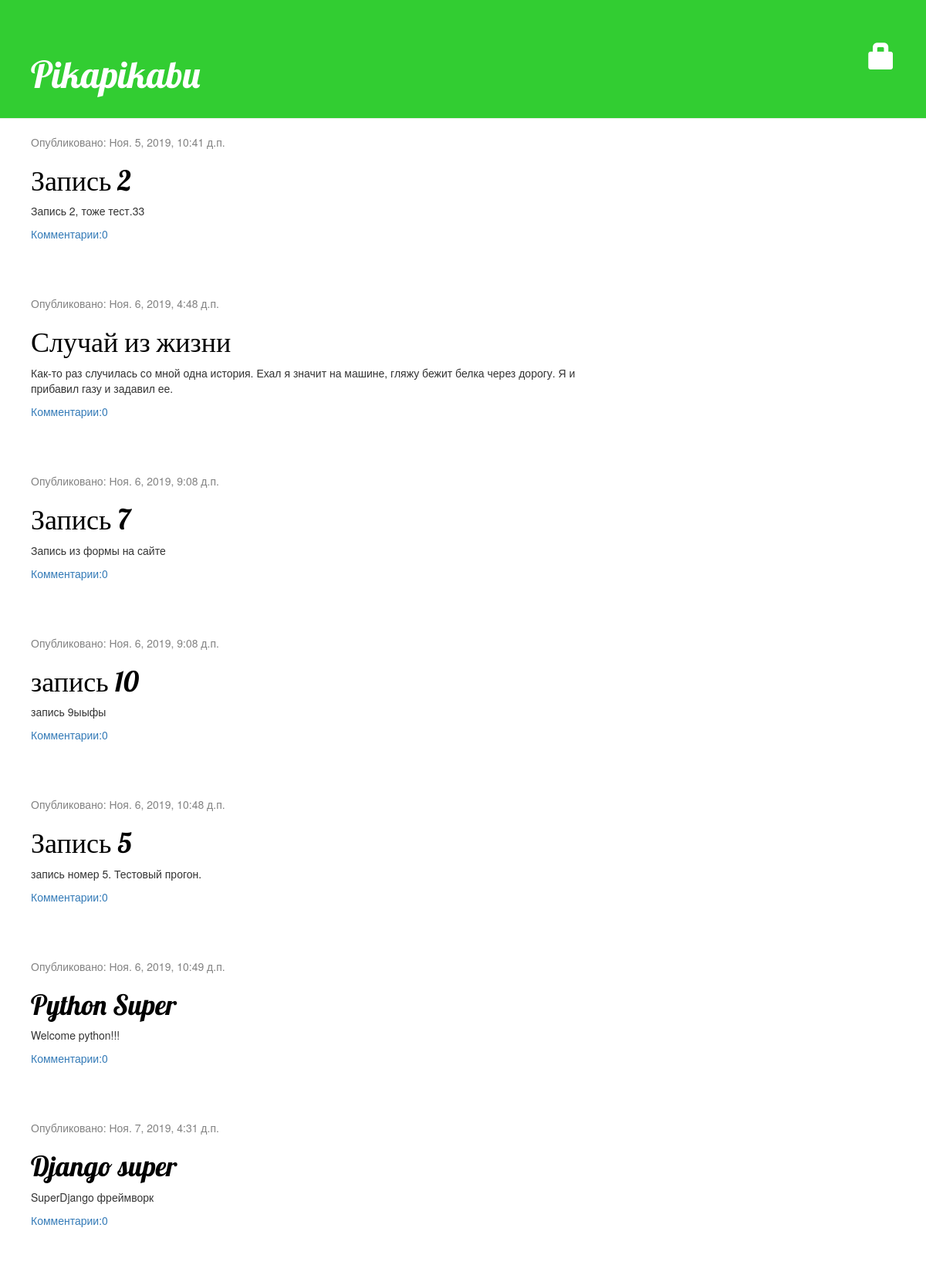
The page / on the database its author committed.
### blog/models.py (models this page shows, shortened)
class Post(models.Model):
    author = models.ForeignKey(settings.AUTH_USER_MODEL, on_delete=models.CASCADE)
    title = models.CharField(max_length=200)
    text = models.TextField()
    created_date = models.DateTimeField(default=timezone.now)
    published_date = models.DateTimeField(blank=True, null=True)

### blog/views.py (the view)
# urls.py: path('', views.post_list, name='post_list'),
def post_list(request):
    post = Post.objects.filter(published_date__lte=timezone.now()).order_by('published_date')
    return render(request, 'blog/post_list.html', {'post': post})

### blog/templates/blog/post_list.html
{% extends 'blog/base.html' %}
{% block content %}
       {% for i_post in post %}
        <div class="post">
            <div class="date">
                <p>Опубликовано: {{ i_post.published_date }}</p>
            </div>
            <h1><a href="{% url 'post_detail' pk=i_post.pk %}">{{ i_post.title }}</a></h1>
            <p>{{ i_post.text|linebreaksbr }}</p>
        <a href="{% url 'post_detail' pk=i_post.pk %}">Комментарии:{{ i_post.comments.count }}</a>
        </div>
    {% endfor %}
{% endblock %}

### blog/static/css/blog.css (style rules this page uses)
h1, h2, h3, h4 { font-family: 'Lobster', cursive; }
.date { color: #828282; }
.post { margin-bottom: 70px; }
.post h1 a, .post h1 a:visited { color: #000000; }

### rows shown on the page
Post: published_date "Ноя. 5, 2019, 10:41 д.п.", title "Запись 2", text "Запись 2, тоже тест.33", comments.count "0"
Post: published_date "Ноя. 6, 2019, 4:48 д.п.", title "Случай из жизни", text "Как-то раз случилась со мной одна история. Ехал я значит на машине, гляжу бежит белка через дорогу. Я и прибавил газу и задавил ее.", comments.count "0"
Post: published_date "Ноя. 6, 2019, 9:08 д.п.", title "Запись 7", text "Запись из формы на сайте", comments.count "0"
Post: published_date "Ноя. 6, 2019, 9:08 д.п.", title "запись 10", text "запись 9ыыфы", comments.count "0"
Post: published_date "Ноя. 6, 2019, 10:48 д.п.", title "Запись 5", text "запись номер 5. Тестовый прогон.", comments.count "0"
Post: published_date "Ноя. 6, 2019, 10:49 д.п.", title "Python Super", text "Welcome python!!!", comments.count "0"
Post: published_date "Ноя. 7, 2019, 4:31 д.п.", title "Django super", text "SuperDjango фреймворк", comments.count "0"
